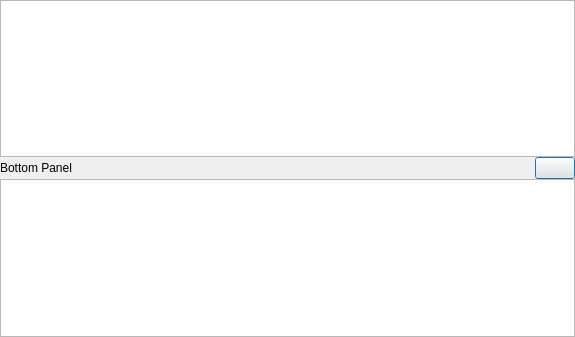
<?xml version="1.0" encoding="UTF-8"?>
<ui version="4.0">
 <class>Dialog</class>
 <widget class="QDialog" name="Dialog">
  <property name="geometry">
   <rect>
    <x>0</x>
    <y>0</y>
    <width>575</width>
    <height>337</height>
   </rect>
  </property>
  <property name="windowTitle">
   <string>Bottom panel expand/collapse </string>
  </property>
  <property name="styleSheet">
   <string notr="true">QPushButton#collapse_expand_button[state='COLLAPSED']{
  image: url(&quot;:/icons_svg/svg/chevron-up.svg&quot;);
}

QPushButton#collapse_expand_button[state='EXPANDED']{
  image: url(&quot;:/icons_svg/svg/chevron-down.svg&quot;);
}</string>
  </property>
  <layout class="QVBoxLayout" name="verticalLayout_2">
   <property name="spacing">
    <number>0</number>
   </property>
   <property name="leftMargin">
    <number>0</number>
   </property>
   <property name="topMargin">
    <number>0</number>
   </property>
   <property name="rightMargin">
    <number>0</number>
   </property>
   <property name="bottomMargin">
    <number>0</number>
   </property>
   <item>
    <widget class="QWidget" name="widget" native="true">
     <layout class="QVBoxLayout" name="verticalLayout">
      <property name="spacing">
       <number>0</number>
      </property>
      <property name="leftMargin">
       <number>0</number>
      </property>
      <property name="topMargin">
       <number>0</number>
      </property>
      <property name="rightMargin">
       <number>0</number>
      </property>
      <property name="bottomMargin">
       <number>0</number>
      </property>
      <item>
       <widget class="QWidget" name="widget_2" native="true">
        <layout class="QHBoxLayout" name="horizontalLayout">
         <property name="spacing">
          <number>0</number>
         </property>
         <property name="leftMargin">
          <number>0</number>
         </property>
         <property name="topMargin">
          <number>0</number>
         </property>
         <property name="rightMargin">
          <number>0</number>
         </property>
         <property name="bottomMargin">
          <number>0</number>
         </property>
         <item>
          <widget class="QTextBrowser" name="textBrowser_2"/>
         </item>
        </layout>
       </widget>
      </item>
      <item>
       <widget class="QWidget" name="widget_3" native="true">
        <layout class="QVBoxLayout" name="verticalLayout_3">
         <property name="spacing">
          <number>0</number>
         </property>
         <property name="leftMargin">
          <number>0</number>
         </property>
         <property name="topMargin">
          <number>0</number>
         </property>
         <property name="rightMargin">
          <number>0</number>
         </property>
         <property name="bottomMargin">
          <number>0</number>
         </property>
         <item>
          <widget class="QWidget" name="widget_4" native="true">
           <layout class="QHBoxLayout" name="horizontalLayout_2">
            <property name="spacing">
             <number>8</number>
            </property>
            <property name="leftMargin">
             <number>0</number>
            </property>
            <property name="topMargin">
             <number>0</number>
            </property>
            <property name="rightMargin">
             <number>0</number>
            </property>
            <property name="bottomMargin">
             <number>0</number>
            </property>
            <item>
             <widget class="QLabel" name="label">
              <property name="text">
               <string>Bottom Panel</string>
              </property>
             </widget>
            </item>
            <item>
             <spacer name="horizontalSpacer">
              <property name="orientation">
               <enum>Qt::Horizontal</enum>
              </property>
              <property name="sizeHint" stdset="0">
               <size>
                <width>438</width>
                <height>20</height>
               </size>
              </property>
             </spacer>
            </item>
            <item>
             <widget class="QPushButton" name="collapse_expand_button">
              <property name="styleSheet">
               <string notr="true"> QPushButton#label_status[state='EXCLAMATION'] {
                image: url(&quot;:/icons_svg/resources/svg/Right_Arrow_white.svg&quot;);
              }</string>
              </property>
              <property name="text">
               <string/>
              </property>
              <property name="icon">
               <iconset>
                <normaloff>:/newPrefix/svg/chevron-up.svg</normaloff>:/newPrefix/svg/chevron-up.svg</iconset>
              </property>
             </widget>
            </item>
           </layout>
          </widget>
         </item>
         <item>
          <widget class="QWidget" name="bottom_panel" native="true">
           <layout class="QHBoxLayout" name="horizontalLayout_3">
            <property name="spacing">
             <number>0</number>
            </property>
            <property name="leftMargin">
             <number>0</number>
            </property>
            <property name="topMargin">
             <number>0</number>
            </property>
            <property name="rightMargin">
             <number>0</number>
            </property>
            <property name="bottomMargin">
             <number>0</number>
            </property>
            <item>
             <widget class="QTextBrowser" name="textBrowser"/>
            </item>
           </layout>
          </widget>
         </item>
        </layout>
       </widget>
      </item>
     </layout>
    </widget>
   </item>
  </layout>
 </widget>
 <resources>
  <include location="resources.qrc"/>
 </resources>
 <connections/>
</ui>
